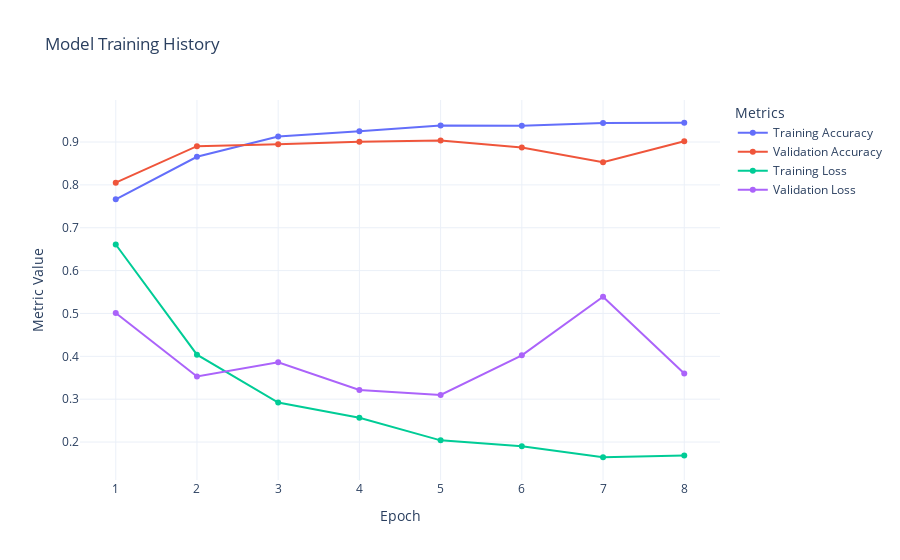

Write notebook code for a chart like this one.
### Code cell
def plot_training_history(history):
    fig = go.Figure()

    # Plot Training Accuracy
    fig.add_trace(go.Scatter(
        x=list(range(1, len(history.history['accuracy']) + 1)),
        y=history.history['accuracy'],
        mode='lines+markers',
        name='Training Accuracy'
    ))

    # Plot Validation Accuracy
    fig.add_trace(go.Scatter(
        x=list(range(1, len(history.history['val_accuracy']) + 1)),
        y=history.history['val_accuracy'],
        mode='lines+markers',
        name='Validation Accuracy'
    ))

    # Plot Training Loss
    fig.add_trace(go.Scatter(
        x=list(range(1, len(history.history['loss']) + 1)),
        y=history.history['loss'],
        mode='lines+markers',
        name='Training Loss'
    ))

    # Plot Validation Loss
    fig.add_trace(go.Scatter(
        x=list(range(1, len(history.history['val_loss']) + 1)),
        y=history.history['val_loss'],
        mode='lines+markers',
        name='Validation Loss'
    ))  
    fig.update_layout(
        title='Model Training History',
        xaxis_title='Epoch',
        yaxis_title='Metric Value',
        legend_title='Metrics',
        template='plotly_white'
    )

    fig.show()


plot_training_history(history)

### Figure 1 — Plotly figure (JSON) as saved in the notebook; plotly's stock layout.template omitted (floating-point values rounded to 4 significant figures)
{"data": [{"mode": "lines+markers", "name": "Training Accuracy", "type": "scatter", "x": [1, 2, 3, 4, 5, 6, 7, 8], "y": [0.7662, 0.8655, 0.9128, 0.9249, 0.9388, 0.9378, 0.9443, 0.945]}, {"mode": "lines+markers", "name": "Validation Accuracy", "type": "scatter", "x": [1, 2, 3, 4, 5, 6, 7, 8], "y": [0.8052, 0.8903, 0.8947, 0.9004, 0.9033, 0.8874, 0.8528, 0.9019]}, {"mode": "lines+markers", "name": "Training Loss", "type": "scatter", "x": [1, 2, 3, 4, 5, 6, 7, 8], "y": [0.6609, 0.404, 0.292, 0.2566, 0.2039, 0.1899, 0.1645, 0.1683]}, {"mode": "lines+markers", "name": "Validation Loss", "type": "scatter", "x": [1, 2, 3, 4, 5, 6, 7, 8], "y": [0.5012, 0.3531, 0.3859, 0.3214, 0.3099, 0.4023, 0.539, 0.36]}], "layout": {"legend": {"title": {"text": "Metrics"}}, "title": {"text": "Model Training History"}, "xaxis": {"title": {"text": "Epoch"}}, "yaxis": {"title": {"text": "Metric Value"}}}}
